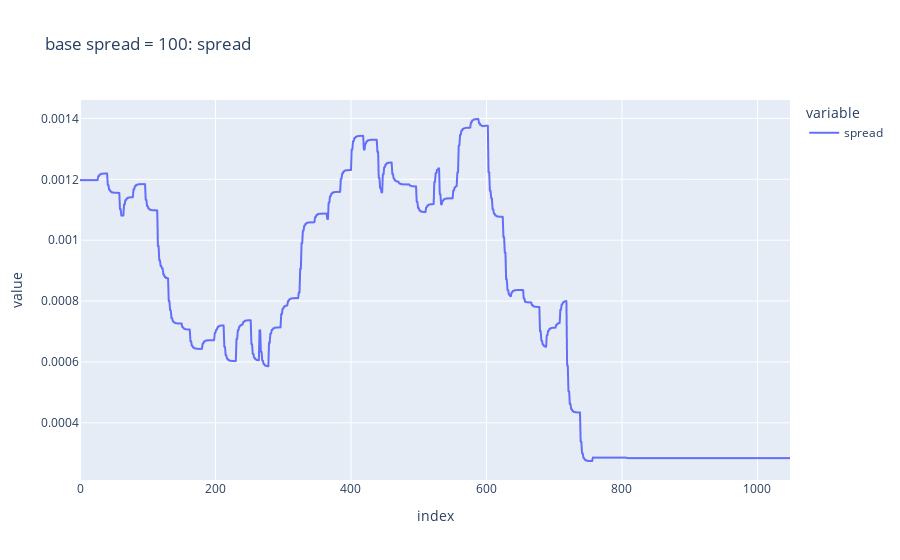

The notebook cell this image was saved under:
### Code cell
spread_df = pd.DataFrame(
    data={'spread': (
        spread_result_df[['withSpread_m0_ask_price']].values 
        - spread_result_df[['withSpread_m0_bid_price']].values 
    ).flatten()}
)
spread_df.plot(title='base spread = 100: spread')

### Figure 1 — Plotly figure (JSON) as saved in the notebook; plotly's stock layout.template omitted (floating-point values rounded to 4 significant figures; data arrays with more than 128 entries replaced by an {"elided": "..."} marker saying what was removed)
{"data": [{"hovertemplate": "variable=spread<br>index=%{x}<br>value=%{y}<extra></extra>", "legendgroup": "spread", "line": {"color": "#636efa", "dash": "solid"}, "marker": {"symbol": "circle"}, "mode": "lines", "name": "spread", "showlegend": true, "type": "scattergl", "x": {"elided": "1049 int values"}, "xaxis": "x", "y": {"elided": "1049 float values"}, "yaxis": "y"}], "layout": {"legend": {"title": {"text": "variable"}, "tracegroupgap": 0}, "title": {"text": "base spread = 100: spread"}, "xaxis": {"anchor": "y", "domain": [0, 1], "title": {"text": "index"}}, "yaxis": {"anchor": "x", "domain": [0, 1], "title": {"text": "value"}}}}
